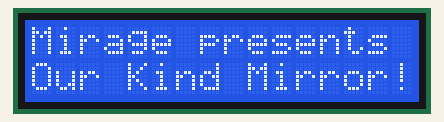
This sketch was run on a simulated Arduino Uno, built with avr-gcc and run on an emulated ATmega328P. Shown: 16×2 character LCD.

Above: at 0.1 s.
At 7.1 s:
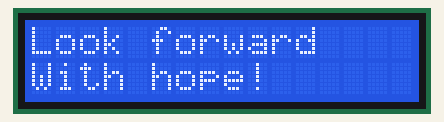
At 17.1 s:
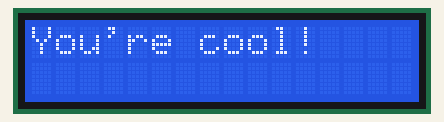
At 27.1 s:
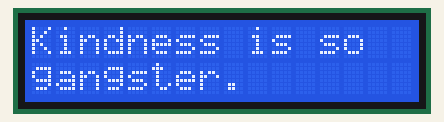
At 37.1 s:
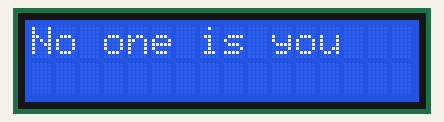

The sketch:

MirageMirror.ino
```cpp
#include <LiquidCrystal.h>

// initialize the library with the numbers of the interface pins
LiquidCrystal lcd(12, 11, 5, 4, 3, 2);
char *myStrings[] = {"Look forward", "You're cool!", "Kindness is so ", "No one is you", "Be yourself", "You look great!", "Bogos binted?", "Live in the",
                    "You're awesome!", "To thine own", "You are enough", "You made it", "Escape the", "Follow your", "Create your", "Breathe and let",
                    "Breathe dreams", "Go wild",  "You matter", "You can do", "You're so weird", "Try to walk in", "You are enough", "O be wise; what",
                    "Be U Everyone", "You're guac"
                    };
char *myStrings2[] = {"With hope!", "       ", "gangster.", "              ", "             ", "            ", "               ", "moment",
                      "             ", "self be true", "          ", "this far", "Ordinary", "Heart", "own happiness", "it go", "like air",
                      "for a while", "          ", "Anything!", "(Don't Change)", "the light", "          ", "can I say more?" , "else is taken",
                      "not free salsa!"  };
void setup() {
  // set up the LCD's number of columns and rows:
  lcd.begin(16, 2);
  // Print a message to the LCD.
  lcd.setCursor(0, 0);
  lcd.print("Mirage presents");
  lcd.setCursor(0, 1);
  lcd.print("Our Kind Mirror!");
  delay(5000);
  lcd.clear();
  delay(2000);
}

void loop() {
  for (int i = 0; i < 26; i++) {
    lcd.print(myStrings[i]);
    lcd.setCursor(0, 1);
    lcd.print(myStrings2[i]);
    delay(10000);
    if (i % 2 == 0 && i > 0) {
      lcd.clear();
    }
    lcd.clear();
  }

}
```

Measured:
- what the display in image 1 shows lasts 10.0 s, from 7.1 s to 17.1 s
